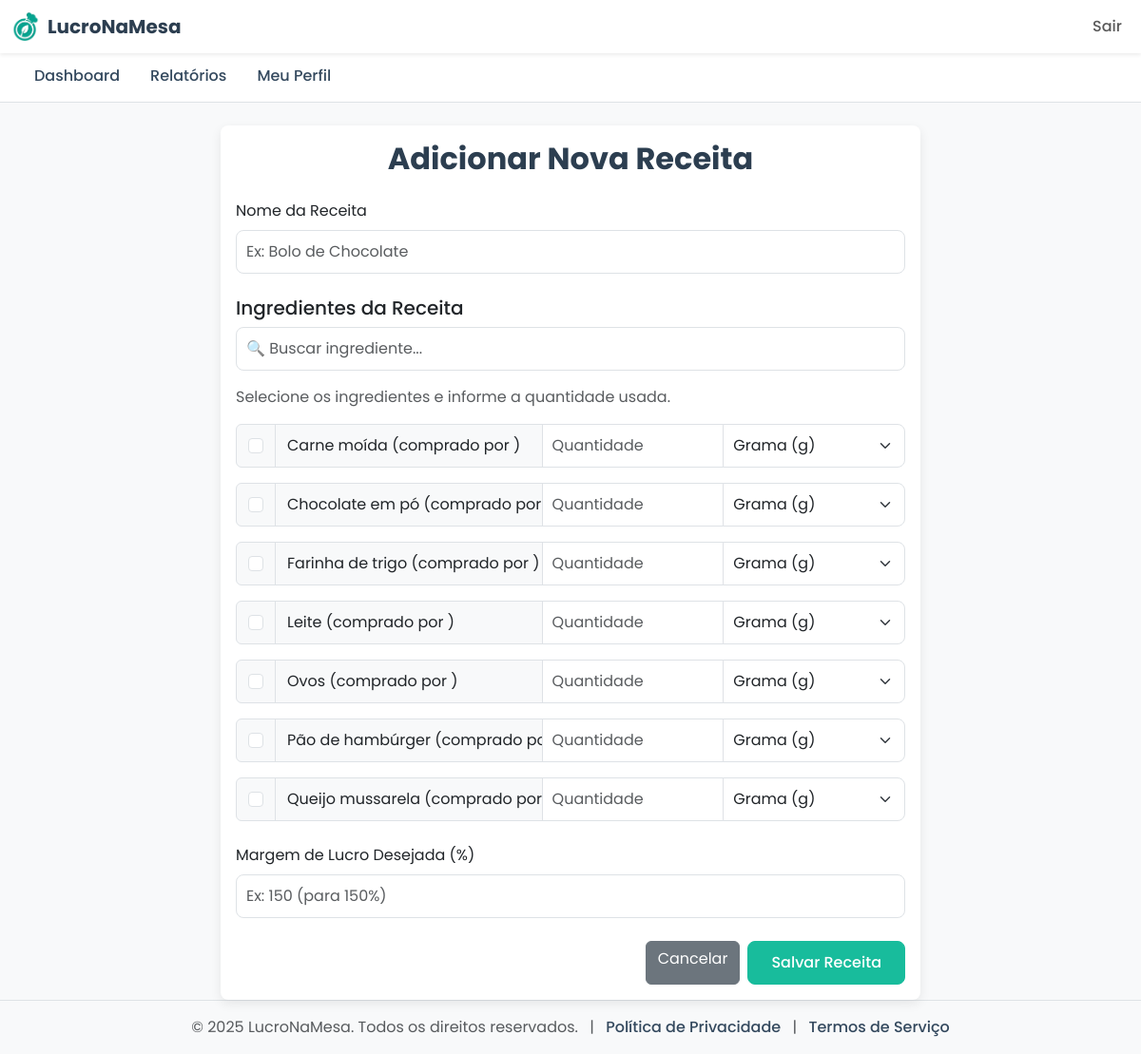
The page /recipes (signed in) on the database its author committed.
### app/models.py (models this page shows, shortened)
class Ingredient(db.Model):
    id = db.Column(db.Integer, primary_key=True)
    name = db.Column(db.String(100), nullable=False)
    user_id = db.Column(db.Integer, db.ForeignKey('user.id'), nullable=False)
    created_at = db.Column(db.DateTime, nullable=False, default=datetime.utcnow)
    package_price = db.Column(db.Float, nullable=False)
    package_quantity = db.Column(db.Float, nullable=False)
    package_unit = db.Column(db.String(10), nullable=False)
    base_price = db.Column(db.Float, nullable=False)
    base_unit = db.Column(db.String(10), nullable=False)

### app/routes.py (the view, shortened to what this page needs)
@main.route('/recipes', methods=['GET', 'POST'])
@login_required
def recipes():
    ingredients = Ingredient.query.filter_by(user_id=current_user.id).order_by(Ingredient.name).all()
    return render_template('recipes.html', ingredients=ingredients, title="Adicionar Receita")

### app/__init__.py (called while the page is built)
def create_app():
    app = Flask(__name__)
    app.config.from_object(Config)
    db.init_app(app)
    bcrypt.init_app(app)
    login_manager.init_app(app)
    from .routes import main as main_blueprint
    app.register_blueprint(main_blueprint)
    from .models import User
    @login_manager.user_loader
    def load_user(user_id):
        return User.query.get(int(user_id))
    with app.app_context():
        db.create_all()
    return app

### app/templates/recipes.html (shortened to what this page needs)
{% extends "base.html" %}
{% block content %}
<div class="container mt-4">
    <div class="row justify-content-center">
        <div class="col-lg-8">
            <div class="card">
                <div class="card-body">
                    <h2 class="card-title text-center mb-4">Adicionar Nova Receita</h2>
                    <form method="POST" action="{{ url_for('main.recipes') }}">
                        <div class="mb-3">
                            <label for="name" class="form-label">Nome da Receita</label>
                            <input type="text" class="form-control" id="name" name="name" placeholder="Ex: Bolo de Chocolate" required>
                        </div>
                        <h4 class="h5 mt-4">Ingredientes da Receita</h4>
                        <div class="mb-3">
                            <input type="text" id="ingredientSearch" class="form-control" placeholder="🔍 Buscar ingrediente...">
                        </div>
                        <p class="text-muted">Selecione os ingredientes e informe a quantidade usada.</p>
                        <div id="ingredientsList">
                            {% for ingredient in ingredients %}
                            <div class="input-group mb-3 ingredient-item">
                                <div class="input-group-text"><input class="form-check-input mt-0 ingredient-checkbox" type="checkbox" name="ingredient_ids" value="{{ ingredient.id }}"></div>
                                <span class="input-group-text ingredient-name" style="width: 40%;">{{ ingredient.name }} (comprado por {{ ingredient.unit }})</span>
                                <input type="number" step="any" class="form-control quantity-input" name="quantity_{{ ingredient.id }}" placeholder="Quantidade">
                                <select class="form-select" name="unit_{{ ingredient.id }}">
                                    <option value="g">Grama (g)</option><option value="kg">Quilograma (kg)</option><option value="ml">Mililitro (ml)</option><option value="l">Litro (l)</option><option value="un">Unidade (un)</option>
                                </select>
                            </div>
                            {% else %}
                                <div class="alert alert-warning">Você precisa <a href="{{ url_for('main.ingredients') }}">cadastrar ingredientes</a> antes.</div>
                            {% endfor %}
                        </div>
                        <div class="mt-4 mb-3">
                            <label for="profit_margin" class="form-label">Margem de Lucro Desejada (%)</label>
                            <input type="number" step="any" class="form-control" id="profit_margin" name="profit_margin" placeholder="Ex: 150 (para 150%)" required>
                        </div>
                        <div class="d-flex justify-content-end gap-2 mt-4">
                            <a href="{{ url_for('main.dashboard') }}" class="btn btn-secondary">Cancelar</a>
                            <button type="submit" class="btn btn-primary">Salvar Receita</button>
                        </div>
                    </form>
                </div>
            </div>
        </div>
    </div>
</div>
{% endblock %}

### app/static/css/style.css (style rules this page uses)
:root { --primary-color: #18BC9C; --secondary-color: #2C3E50; --light-gray: #F8F9FA; --text-color: #34495E; --border-radius: 8px; --box-shadow: 0 4px 12px rgba(0, 0, 0, 0.08); }
body { font-family: 'Poppins', sans-serif; background-color: #fff; color: var(--text-color); }
body:not(:has(.landing-container-v2)):not(:has(.auth-container)) { background-color: var(--light-gray); }
a { color: var(--primary-color); text-decoration: none; transition: color 0.3s ease; }
.card { border: none; border-radius: var(--border-radius); box-shadow: var(--box-shadow); transition: all 0.3s ease; }
.card-title { color: var(--secondary-color); font-weight: 700; }
.btn-primary { background-color: var(--primary-color); border-color: var(--primary-color); padding: 10px 24px; font-weight: 500; transition: all 0.3s ease; border-radius: var(--border-radius); }
.form-control, .form-select { border-radius: var(--border-radius); padding: 10px; }

### rows shown on the page
Ingredient: name "Carne moída", id "Grama (g)"
Ingredient: name "Chocolate em pó", id "Grama (g)"
Ingredient: name "Farinha de trigo", id "Grama (g)"
Ingredient: name "Leite", id "Grama (g)"
Ingredient: name "Ovos", id "Grama (g)"
Ingredient: name "Pão de hambúrger", id "Grama (g)"
Ingredient: name "Queijo mussarela", id "Grama (g)"
